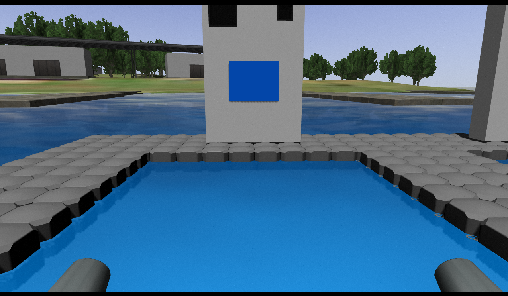
#> input picture NaviGator/perception/navigator_vision/navigator_vision/dock2-blue.png, 508 x 296 px
$ python test_pipeline.py
#> lines starting #> are read from the running program, lines starting #| are printed output that depends on the picture; after the words box and inside, x2 and y2 are one past the last pixel; in counts of white or black regions, pixels touching at a corner belong together
#> further down, image is the input picture: shape (296, 508, 3); mean B, G, R 135.5, 107.4, 72
### NaviGator/perception/navigator_vision/navigator_vision/dockdeliver_pipeline.py
import cv2
import numpy
import math
from enum import Enum

class GripPipeline:
    """
    An OpenCV pipeline generated by GRIP.
    """

    def __init__(self):
        """initializes all values to presets or None if need to be set
        """

        self.__blur_type = BlurType.Box_Blur
        self.__blur_radius = 6
        self.blur_output = None

        self.__hsv_threshold_input = self.blur_output
        self.__hsv_threshold_hue = [0.0, 180.0]
        self.__hsv_threshold_saturation = [0.0, 160.55555555555554]
        self.__hsv_threshold_value = [64.20863309352518, 255.0]

        self.hsv_threshold_output = None

        self.__find_contours_input = self.hsv_threshold_output
        self.__find_contours_external_only = False

        self.find_contours_output = None

        self.__filter_contours_contours = self.find_contours_output
        self.__filter_contours_min_area = 1000.0
        self.__filter_contours_min_perimeter = 0.0
        self.__filter_contours_min_width = 0.0
        self.__filter_contours_max_width = 1000.0
        self.__filter_contours_min_height = 0.0
        self.__filter_contours_max_height = 1000.0
        self.__filter_contours_solidity = [90.8273381294964, 100.0]
        self.__filter_contours_max_vertices = 50.0
        self.__filter_contours_min_vertices = 0.0
        self.__filter_contours_min_ratio = 0.0
        self.__filter_contours_max_ratio = 2.0

        self.filter_contours_output = None


    def process(self, source0):
        """
        Runs the pipeline and sets all outputs to new values.
        """
        # Step Blur0:
        self.__blur_input = source0
        (self.blur_output) = self.__blur(self.__blur_input, self.__blur_type, self.__blur_radius)

        # Step HSV_Threshold0:
        self.__hsv_threshold_input = self.blur_output
        (self.hsv_threshold_output) = self.__hsv_threshold(self.__hsv_threshold_input, self.__hsv_threshold_hue, self.__hsv_threshold_saturation, self.__hsv_threshold_value)

        # Step Find_Contours0:
        self.__find_contours_input = self.hsv_threshold_output
        (self.find_contours_output) = self.__find_contours(self.__find_contours_input, self.__find_contours_external_only)

        # Step Filter_Contours0:
        self.__filter_contours_contours = self.find_contours_output
        (self.filter_contours_output) = self.__filter_contours(self.__filter_contours_contours, self.__filter_contours_min_area, self.__filter_contours_min_perimeter, self.__filter_contours_min_width, self.__filter_contours_max_width, self.__filter_contours_min_height, self.__filter_contours_max_height, self.__filter_contours_solidity, self.__filter_contours_max_vertices, self.__filter_contours_min_vertices, self.__filter_contours_min_ratio, self.__filter_contours_max_ratio)


    @staticmethod
    def __blur(src, type, radius):
        """Softens an image using one of several filters.
        Args:
            src: The source mat (numpy.ndarray).
            type: The blurType to perform represented as an int.
            radius: The radius for the blur as a float.
        Returns:
            A numpy.ndarray that has been blurred.
        """
#> called with radius = 6
        if(type is BlurType.Box_Blur):
            ksize = int(2 * round(radius) + 1)
            return cv2.blur(src, (ksize, ksize))
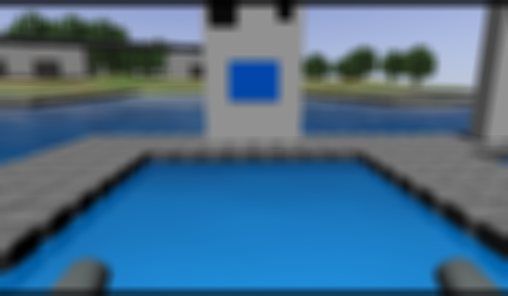
#> returned value: shape (296, 508, 3); mean of channels 0, 1, 2 135.8, 107.5, 72.1; drawn as B, G, R
        elif(type is BlurType.Gaussian_Blur):
            ksize = int(6 * round(radius) + 1)
            return cv2.GaussianBlur(src, (ksize, ksize), round(radius))
        elif(type is BlurType.Median_Filter):
            ksize = int(2 * round(radius) + 1)
            return cv2.medianBlur(src, ksize)
        else:
            return cv2.bilateralFilter(src, -1, round(radius), round(radius))

    @staticmethod
    def __hsv_threshold(input, hue, sat, val):
        """Segment an image based on hue, saturation, and value ranges.
        Args:
            input: A BGR numpy.ndarray.
            hue: A list of two numbers the are the min and max hue.
            sat: A list of two numbers the are the min and max saturation.
            lum: A list of two numbers the are the min and max value.
        Returns:
            A black and white numpy.ndarray.
        """
        out = cv2.cvtColor(input, cv2.COLOR_BGR2HSV)
#> out: shape (296, 508, 3); mean H, S, V 73.8, 107.5, 138
        return cv2.inRange(out, (hue[0], sat[0], val[0]),  (hue[1], sat[1], val[1]))
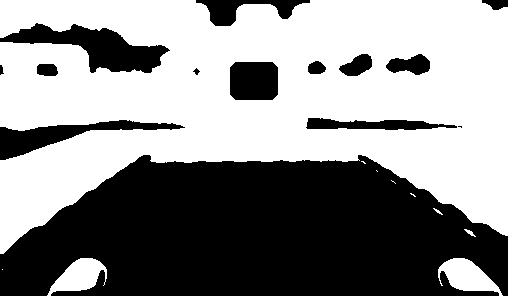
#> returned value: shape (296, 508); 55.8% white; 14 black regions (1 under 20 px), largest, box (x1, y1, x2, y2) and area: (0, 155, 508, 296) 54574, (0, 23, 170, 73) 3660, (0, 120, 185, 160) 2397

    @staticmethod
    def __find_contours(input, external_only):
        """Sets the values of pixels in a binary image to their distance to the nearest black pixel.
        Args:
            input: A numpy.ndarray.
            external_only: A boolean. If true only external contours are found.
        Return:
            A list of numpy.ndarray where each one represents a contour.
        """
        if(external_only):
            mode = cv2.RETR_EXTERNAL
        else:
            mode = cv2.RETR_LIST
        method = cv2.CHAIN_APPROX_SIMPLE
        contours, hierarchy =cv2.findContours(input, mode=mode, method=method)
        return contours

    @staticmethod
    def __filter_contours(input_contours, min_area, min_perimeter, min_width, max_width,
                        min_height, max_height, solidity, max_vertex_count, min_vertex_count,
                        min_ratio, max_ratio):
        """Filters out contours that do not meet certain criteria.
        Args:
            input_contours: Contours as a list of numpy.ndarray.
            min_area: The minimum area of a contour that will be kept.
            min_perimeter: The minimum perimeter of a contour that will be kept.
            min_width: Minimum width of a contour.
            max_width: MaxWidth maximum width.
            min_height: Minimum height.
            max_height: Maximimum height.
            solidity: The minimum and maximum solidity of a contour.
            min_vertex_count: Minimum vertex Count of the contours.
            max_vertex_count: Maximum vertex Count.
            min_ratio: Minimum ratio of width to height.
            max_ratio: Maximum ratio of width to height.
        Returns:
            Contours as a list of numpy.ndarray.
        """
#> called with min_area = 1000, min_perimeter = 0, min_width = 0, max_width = 1000, min_height = 0, max_height = 1000, max_vertex_count = 50, min_vertex_count = 0
        output = []
        for contour in input_contours:
            x,y,w,h = cv2.boundingRect(contour)
            if (w < min_width or w > max_width):
                continue
            if (h < min_height or h > max_height):
                continue
            area = cv2.contourArea(contour)
            if (area < min_area):
                continue
            if (cv2.arcLength(contour, True) < min_perimeter):
                continue
            hull = cv2.convexHull(contour)
            solid = 100 * area / cv2.contourArea(hull)
            if (solid < solidity[0] or solid > solidity[1]):
                continue
            if (len(contour) < min_vertex_count or len(contour) > max_vertex_count):
                continue
            ratio = (float)(w) / h
            if (ratio < min_ratio or ratio > max_ratio):
                continue
            output.append(contour)
        return output


BlurType = Enum('BlurType', 'Box_Blur Gaussian_Blur Median_Filter Bilateral_Filter')

### NaviGator/perception/navigator_vision/navigator_vision/test_pipeline.py
from dockdeliver_pipeline import GripPipeline
import cv2 as cv
import numpy as np
import math


img_path = "dock2-blue.png"
image = cv.imread(img_path)

pipeline = GripPipeline()

pipeline.process(image)
img = pipeline.hsv_threshold_output
img2 = pipeline.blur_output
contours = pipeline.filter_contours_output


#print_image_values(img)
print(contours[0])
centroid = np.mean(contours[0], axis=0)
print(centroid[0])
print((centroid[0][0],centroid[0][1]))

cv.imshow("blur", img2)
cv.imshow("threshold", img)
img3 = cv.drawContours(img2, contours, -1, (0,255,0), 3)
img3 = cv.circle(img3, ((math.ceil(centroid[0][0]),math.ceil(centroid[0][1]))), radius=2, color=(0, 0, 255), thickness=1)
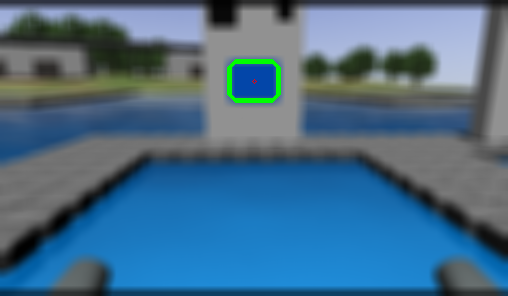
#> img3: shape (296, 508, 3); mean of channels 0, 1, 2 135, 108.3, 71.8; drawn as B, G, R
cv.imshow("contours", img3)


cv.waitKey(0)
cv.destroyAllWindows()

$ run again, with NaviGator/perception/navigator_vision/navigator_vision/dock1-green.png copied over NaviGator/perception/navigator_vision/navigator_vision/dock2-blue.png
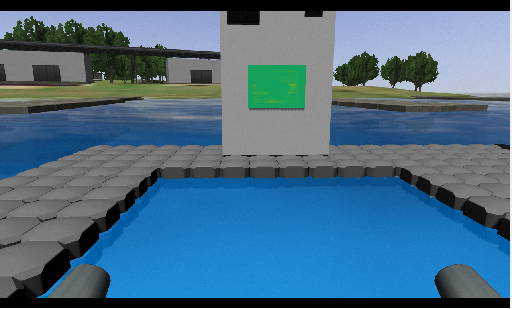
#> input picture NaviGator/perception/navigator_vision/navigator_vision/dock1-green.png, 512 x 309 px
#> image is the input picture: shape (309, 512, 3); mean B, G, R 132, 107.9, 73.5
#> out: shape (309, 512, 3); mean H, S, V 70.5, 100.5, 134.7
#> in __hsv_threshold, `return cv2.inRange(out, (hue[0], sat[0], val[0]),  (hue[1], sat[1], va..`:
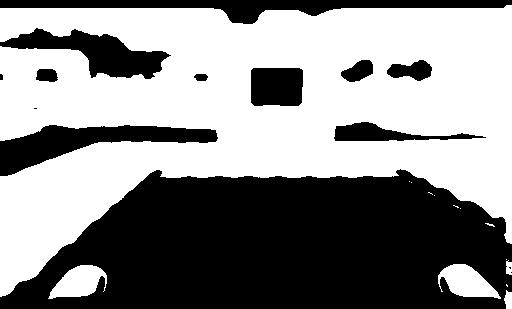
#> returned value: shape (309, 512); 55% white; 14 black regions (4 under 20 px), largest, box (x1, y1, x2, y2) and area: (0, 169, 512, 309) 53398, (0, 0, 512, 24) 4844, (0, 125, 218, 176) 4574
#> `img3 = cv.circle(img3, ((math.ceil(centroid[0][0]),math.ceil(centroid[..`:
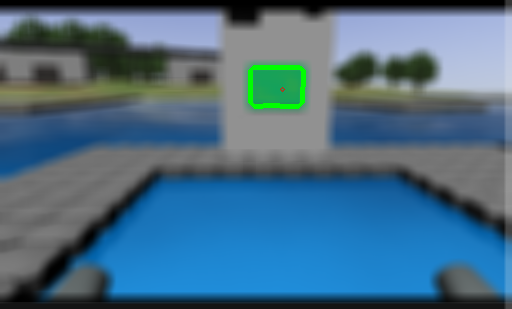
#> img3: shape (309, 512, 3); mean of channels 0, 1, 2 131, 107.9, 72.7; drawn as B, G, R
